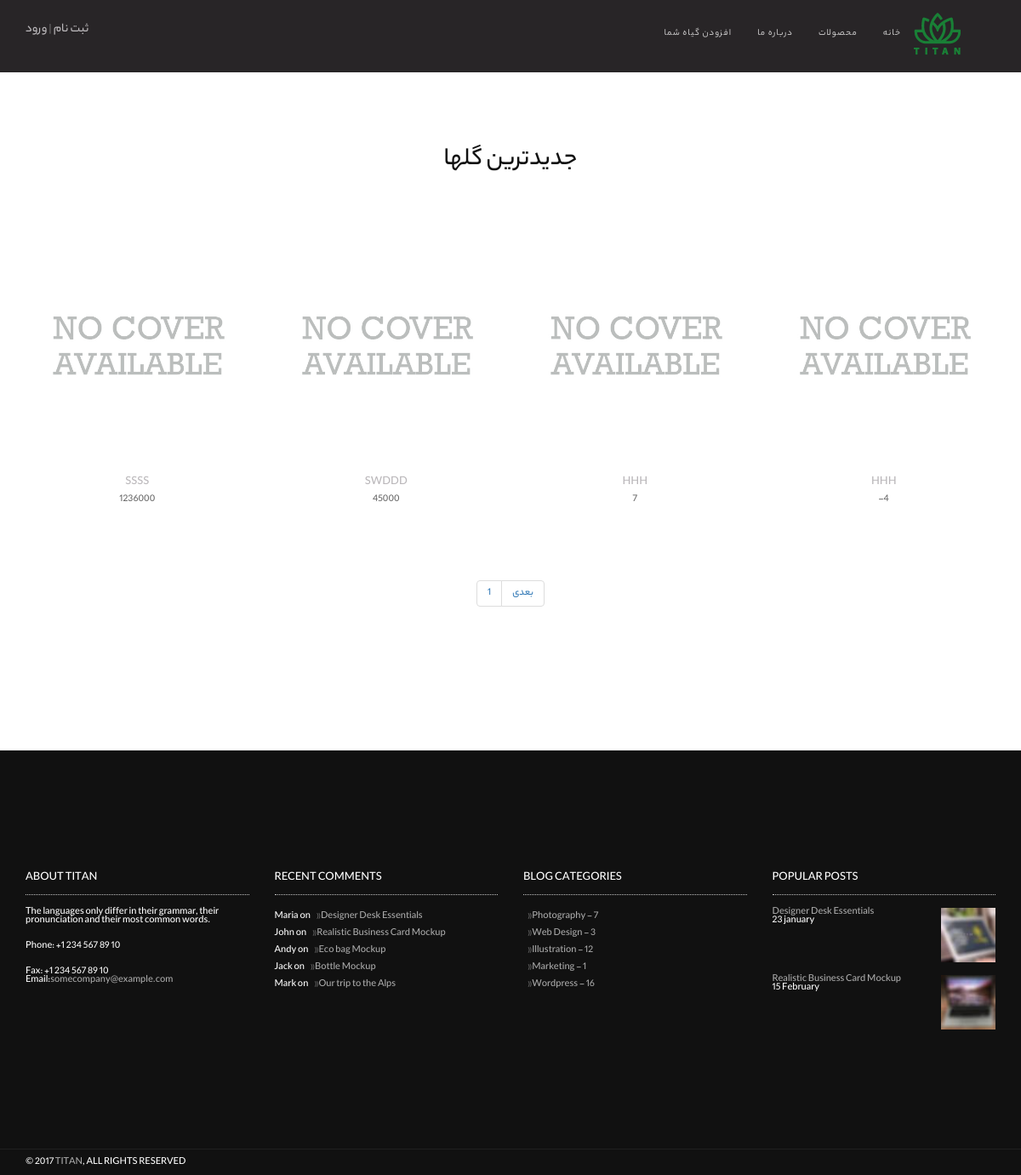
The app's page /flowers/ with its own data.
### flowers/models.py (models this page shows, shortened)
class Flower(models.Model):
    title = models.CharField(max_length=225)
    seller = models.CharField(max_length=225)
    description = models.TextField()
    price = models.IntegerField()
    cover = models.ImageField(upload_to='covers/', blank=True)
    def get_absolute_url(self):
        return reverse('flower_detail', args=[self.id])

### flowers/views.py (the view)
# urls.py: path('', views.FlowerListView.as_view(), name='flower_list'),
class FlowerListView(generic.ListView):
    model = Flower
    template_name = 'flowers/flower_list.html'
    context_object_name = 'flowers'
    paginate_by = 4

### flowers/templates/flowers/flower_list.html (shortened to what this page needs)
{% extends '_base.html' %}
{% load static %}
{% load flower_tags %}
{% block content %}
    <section class="module-small" style="padding: 146px 0;">
        <div class="container">
            <div class="row">
                <div class="col-sm-6 col-sm-offset-3">
                    <h2 class="module-title" style="letter-spacing: 0;">جدیدترین گلها</h2>
                </div>
            </div>
            <div class="row multi-columns-row">
                {% for flower in flowers %}
                    <a href="{{ flower.get_absolute_url }}">
                        <div class="col-sm-6 col-md-3 col-lg-3">
                            <div class="shop-item">
                                <div class="shop-item-image">
                                    {% if flower.cover %}
                                        <img src="{{ flower.cover.url }}" alt="Accessories Pack"/>
                                    {% else %}
                                        <img src="{% static 'assets/images/shop/No_Cover.jpg' %}"
                                             alt="Accessories Pack"/>
                                    {% endif %}
                                </div>
                                <h4 class="shop-item-title font-alt"><a href="#">{{ flower.description }}</a></h4>
                                <p>{{ flower.price }}</p>
                            </div>
                        </div>
                    </a>
                {% endfor %}
            </div>
            <div class="row mt-30">
                <div class="col-sm-12 align-center">
                    <nav aria-label="Page navigation">
                <ul class="pagination justify-content-center">
                    <li class="page-item"><a class="page-link" href="#">{{ page_obj.number }}</a></li>
                    {% if page_obj.has_next %}
                        <li class="page-item"><a class="page-link" href="?page={{ page_obj.next_page_number }}">بعدی</a></li>
                    {% endif %}
                </ul>
            </nav>
                </div>
            </div>
        </div>
    </section>
{% endblock %}

### static/assets/css/style-rtl.css (style rules this page uses)
* { font-family: 'Yekanbakh', sans-serif; line-height: 1rem; }
html { overflow-y: scroll; overflow-x: hidden; -ms-overflow-style: scrollbar; }
body { background: #fff; font: 400 12px/1.8 "Open Sans", sans-serif; color: #666; -webkit-font-smoothing: antialiased; }
img { max-width: 100%; height: auto; }
.align-center { text-align: center; }
a, .btn { transition: all 0.125s ease-in-out 0s; }
.module, .module-small { position: relative; padding: 140px 0; background-repeat: no-repeat; background-position: 50% 50%; background-size: cover; }
.mt-30 { margin-top: 30px !important; }
a { color: #bab7ba; }
h1, h2, h3, h4, h5, h6 { line-height: 1.4; font-weight: 400; }
p, ol, ul, blockquote { margin: 0 0 20px; }
.font-alt { font-family: "Yekanbakh", sans-serif; text-transform: uppercase; letter-spacing: 0; }
.module-title { position: relative; letter-spacing: 4px; text-align: center; font-weight: 400; font-size: 30px; color: #111; margin: 0 0 70px; }
.pagination a { border: 1px solid #eaeaea; display: inline-block; text-transform: uppercase; text-align: center; color: #999; padding: 4px 12px; }
.shop-item { text-align: center; margin: 0 0 40px; }
.shop-item-image { position: relative; overflow: hidden; }
.shop-item-image img { width: 100%; }
.shop-item-detail, .shop-item-image:after { transition: all 0.4s ease-in-out 0s; }
.shop-item-image:after { position: absolute; display: block; content: ""; height: 100%; width: 100%; right: 0; top: 0; }
.shop-item-title { font-weight: 400; font-size: 14px; color: #111; margin: 15px 0 5px; }

### records on screen
Flower: description "SSSS", price "1236000"
Flower: description "SWDDD", price "45000"
Flower: description "HHH", price "7"
Flower: description "HHH", price "-4"

### other values on screen
{{ page_obj.number }} "1"
